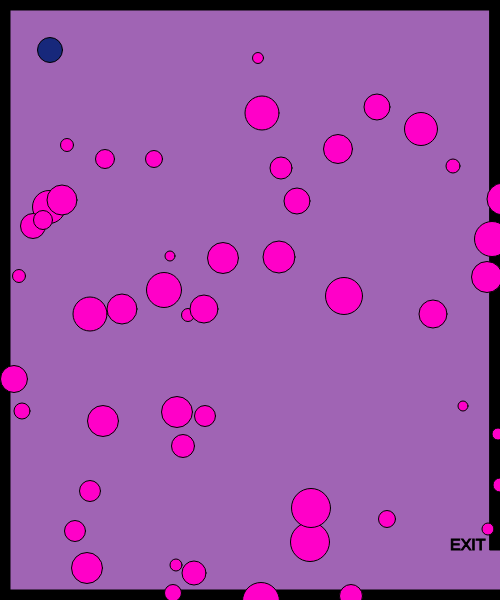
Frame 1 (no input)
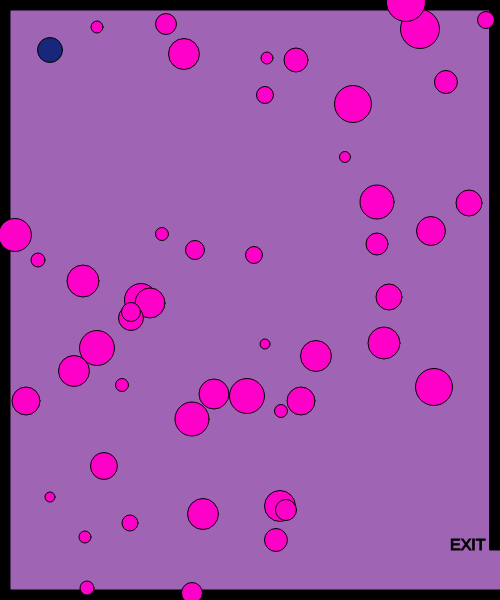
Frame 60 (no input)
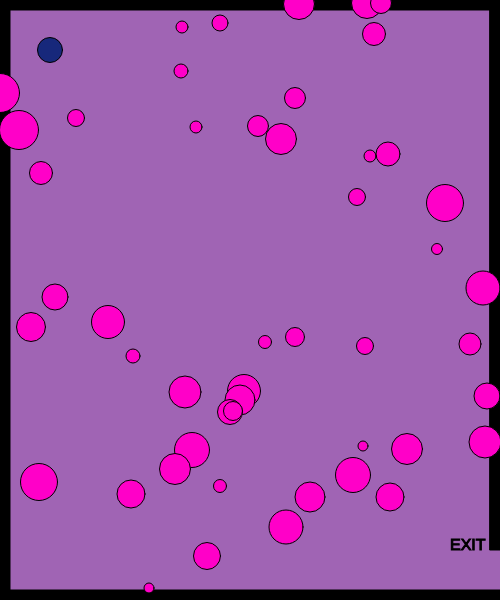
Frame 120 (the mouse pressed at the canvas centre since frame 60)

The p5.js sketch that drew these frames (run headless with seeded random() and noise() and a simulated clock; from frame 60 on, the mouse is pressed at the canvas centre):

// p5.js sketch
// ── sketch.js
// x and y for my character
var characterX = 100;
var characterY = 100;
// define the key codes for each letter
var w = 87;
var s = 83;
var a = 65;
var d = 68;

// x and y for a shape
var shapeX = 30;
var shapeY = 50;
var shapeXs = [];
var shapeYs = [];
var diameters = [];
var shapeXSpeeds = [];
var shapeYSpeeds = [];

// create a shape when the mouse is clicked
var mouseShapeX;
var mouseShapeY;

function setup() {
    createCanvas(500, 600);
    // get a random speed when the it first starts
    for (var i = 0; i < 50; i++) {
        shapeXSpeeds[i] = Math.floor(Math.random() * (Math.floor(Math.random() * 5)) + 1);
        shapeYSpeeds[i] = Math.floor(Math.random() * (Math.floor(Math.random() * 5)) + 1);
        shapeXs[i] = getRandomNumber(500);
        shapeYs[i] = getRandomNumber(600);
        diameters[i] = getRandomNumber(30);
    }

    createCharacter(50, 50);
}

function draw() {
    background(160, 100, 180);
    stroke(0);
    fill(0);

    // call createBorders function
    createBorders(10);

    // exit message
    textSize(16);
    text("EXIT", width - 50, height - 50)

    //createCharacter(200,350);
    drawCharacter();
    characterMovement();


    // potential enemy
    fill(300, 0, 200);
    // draw the shape
    for (var i = 0; i < shapeXs.length; i++) {
        circle(shapeXs[i], shapeYs[i], diameters[i]);
        shapeXSpeeds[i] = Math.floor(Math.random() * (Math.floor(Math.random() * 5)) + 1);
        shapeYSpeeds[i] = Math.floor(Math.random() * (Math.floor(Math.random() * 5)) + 1);




        // move the shape
        shapeXs[i] += shapeXSpeeds[i];
        shapeYs[i] += shapeYSpeeds[i];
        // check to see if the shape has gone out of bounds
        if (shapeXs[i] > width) {
            shapeXs[i] = 0;
        }
        if (shapeXs[i] < 0) {
            shapeXs[i] = width;
        }
        if (shapeYs[i] > height) {
            shapeYs[i] = 0;
        }
        if (shapeYs[i] < 0) {
            shapeYs[i] = height;
        }
    }
    // check to see if the character has left the exit
    if (characterX > width && characterY > width - 50) {
        fill(0);
        stroke(5);
        textSize(26);
        text("You Win!", width / 2 - 50, height / 2 - 50);
    }

    // create the shape based on the mouse click
    fill(120, 130, 140);
    square(mouseShapeY, mouseShapeX, 25);
    fill(150, 180, 200)
    circle(mouseShapeX, mouseShapeY, 25);
}

function characterMovement() {
    // handle the keys
    if (keyIsDown(w)) {
        characterY -= 10;
    }
    if (keyIsDown(s)) {
        characterY += 10;
    }
    if (keyIsDown(a)) {
        characterX -= 10;
        console.log("movement: " + characterX);
    }
    if (keyIsDown(d)) {
        characterX += 10;
    }
}

function createCharacter(x, y) {
    characterX = x;
    characterY = y;
}

function drawCharacter() {
    fill(23, 40, 123);
    circle(characterX, characterY, 25);
}

function createBorders(thickness) {
    // top border
    rect(0, 0, width, thickness);
    // left border
    rect(0, 0, thickness, height);
    // bottom border
    rect(0, height - thickness, width, thickness);
    // right upper border
    rect(width - thickness, 0, thickness, height - 50);
}

function mouseClicked() {
    mouseShapeX = mouseX;
    mouseShapeY = mouseY;
}

function getRandomNumber(number) {
    return Math.floor(Math.random() * number) + 10;
}
